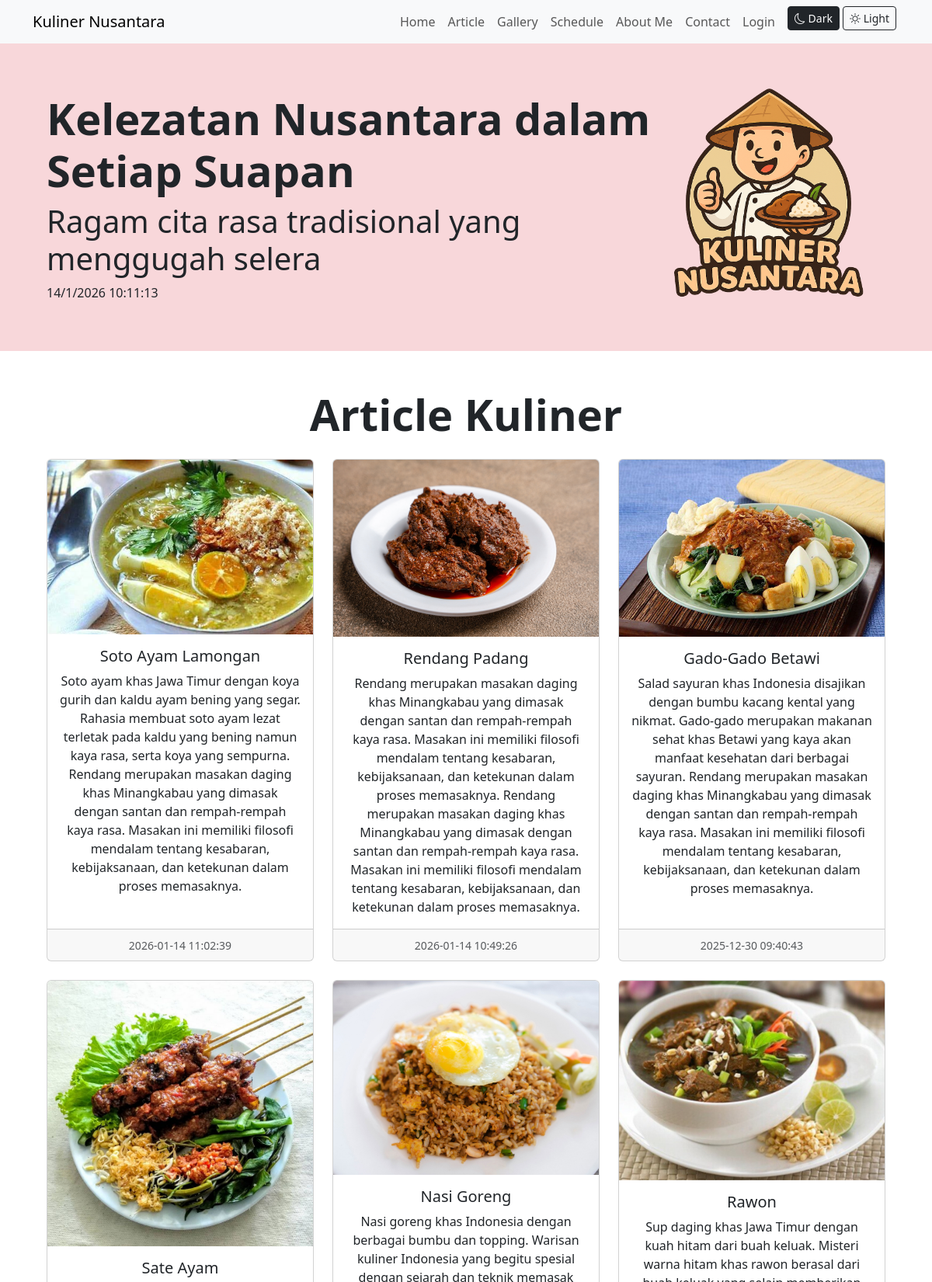
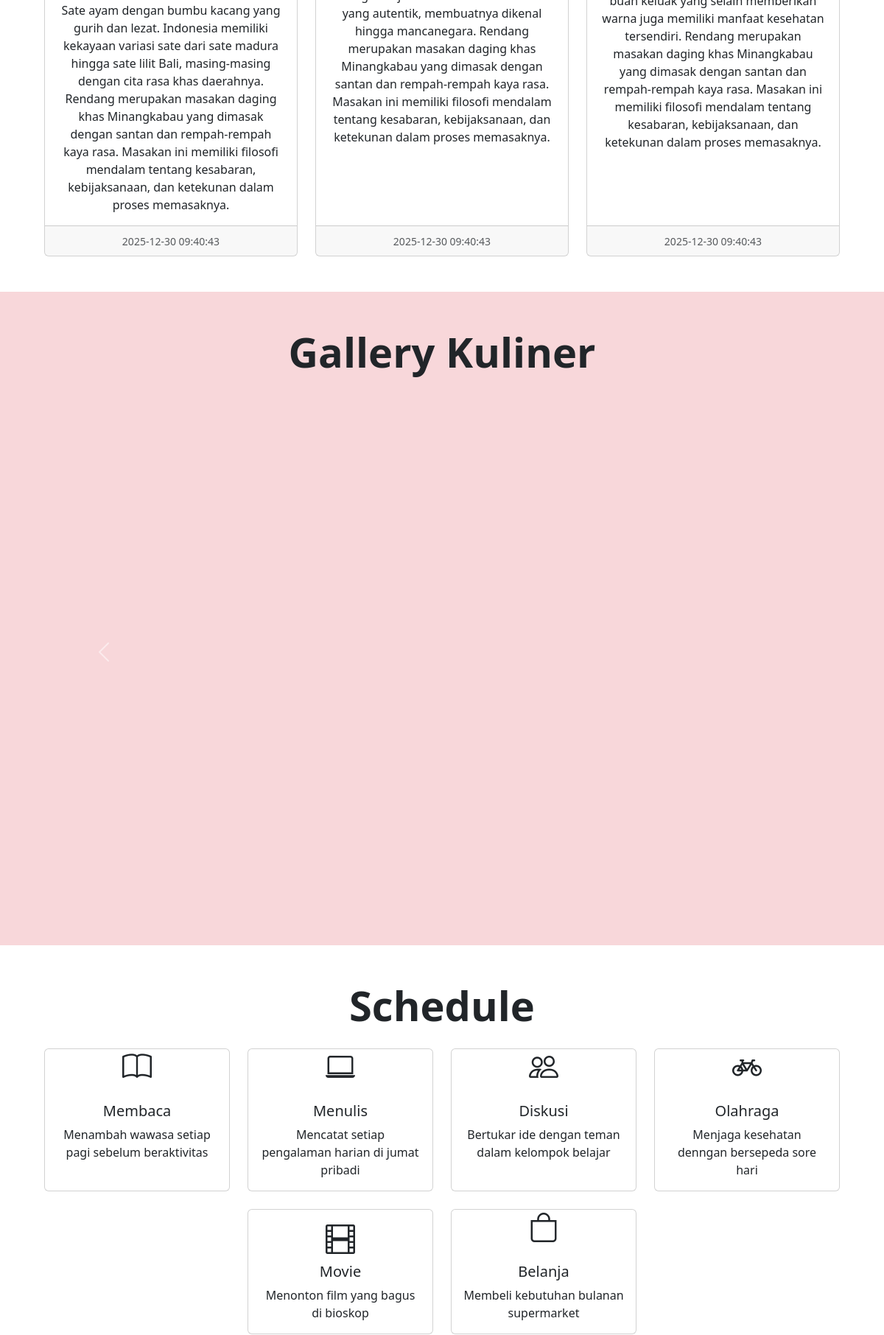
The page / (upper part) on the database its author committed (2 pictures, top to bottom).
### tables this page shows
CREATE TABLE `article` (
  `id` int(11) NOT NULL,
  `judul` text DEFAULT NULL,
  `isi` text DEFAULT NULL,
  `gambar` text DEFAULT NULL,
  `tanggal` datetime NOT NULL DEFAULT current_timestamp(),
  `username` varchar(50) DEFAULT NULL
);

CREATE TABLE `gallery` (
  `id` int(11) NOT NULL,
  `deskripsi` text NOT NULL,
  `gambar` varchar(255) DEFAULT NULL,
  `tanggal` datetime DEFAULT current_timestamp(),
  `username` varchar(50) DEFAULT NULL
);

### index.php (the view, shortened to what this page needs)
<?php
include "koneksi.php";
?>
<!DOCTYPE html>
<html lang="id">
  <head>
    <link
      rel="stylesheet"
      href="https://cdn.jsdelivr.net/npm/bootstrap-icons@1.13.1/font/bootstrap-icons.min.css"
    />
    <link
      href="https://cdn.jsdelivr.net/npm/bootstrap@5.3.8/dist/css/bootstrap.min.css"
      rel="stylesheet"
    />
  </head>
  <body>
    <nav class="navbar navbar-expand-lg bg-body-tertiary sticky-top">
      <div class="container">
        <a class="navbar-brand" href="#">Kuliner Nusantara</a>
        <div class="collapse navbar-collapse" id="navbarSupportedContent">
          <ul class="navbar-nav ms-auto mb-2 mb-lg-0 text-dark">
            <li class="nav-item">
              <a class="nav-link" href="#">Home</a>
            </li>
            <li class="nav-item">
              <a class="nav-link" href="#article">Article</a>
            </li>
            <li class="nav-item">
              <a class="nav-link" href="#gallery">Gallery</a>
            </li>
            <li class="nav-item">
              <a class="nav-link" href="#schedule">Schedule</a>
            </li>
            <li class="nav-item">
              <a class="nav-link" href="#about">About Me</a>
            </li>
            <li class="nav-item">
              <a class="nav-link" href="#contact">Contact</a>
            </li>
            <li class="nav-item">
              <a class="nav-link" href="login.php" target="_blank">Login</a>
            </li>
            <li class="nav-item ms-2">
              <button class="btn btn-dark btn-sm" onclick="setDarkTheme()">
                <i class="bi bi-moon"></i> Dark
              </button>
              <button
                class="btn btn-outline-dark btn-sm me-1"
                onclick="setLightTheme()"
              >
                <i class="bi bi-sun"></i> Light
              </button>
            </li>
          </ul>
        </div>
      </div>
    </nav>
    <section id="hero" class="text-center p-5 bg-danger-subtle text-sm-start">
      <div class="container">
        <div class="d-sm-flex flex-sm-row-reverse align-items-center">
          <img src="img/Logo Kuliner.png" class="img-fluid" width="300" />
          <div>
            <h1 class="fw-bold display-4">
              Kelezatan Nusantara dalam Setiap Suapan
            </h1>
            <h4 class="lead display-6">
              Ragam cita rasa tradisional yang menggugah selera
            </h4>
            <span id="tanggal"></span>
            <span id="jam"></span>
          </div>
        </div>
      </div>
    </section>
    <section id="article" class="text-center p-5">
      <div class="container">
        <h1 class="fw-bold display-4 pb-3">Article Kuliner</h1>
        <div class="row row-cols-1 row-cols-md-3 g-4 justify-content-center">
        <?php
        $sql = "SELECT * FROM article ORDER BY tanggal DESC";
        $hasil = $conn->query($sql);
        while($row = $hasil->fetch_assoc()){
        ?>
          <div class="col">
            <div class="card h-100">
              <img
                src="img/<?=$row['gambar'];?>"
                class="card-img-top"
                alt=""
              />
              <div class="card-body">
                <h5 class="card-title"><?=$row['judul'];?></h5>
                <p class="card-text"><?=$row['isi'];?>
                  Rendang merupakan masakan daging khas Minangkabau yang dimasak
                  dengan santan dan rempah-rempah kaya rasa. Masakan ini
                  memiliki filosofi mendalam tentang kesabaran, kebijaksanaan,
                  dan ketekunan dalam proses memasaknya.
                </p>
              </div>
              <div class="card-footer">
                <small class="text-body-secondary"><?=$row['tanggal'];?></small>
              </div>
            </div>
          </div>
          <?php
          }
          ?>
        </div>
      </div>
    </section>
    <section id="gallery" class="text-center p-5 bg-danger-subtle">
      <div class="container">
        <h1 class="fw-bold display-4 pb-3">Gallery Kuliner</h1>
        <div id="carouselExample" class="carousel slide">
          <div class="carousel-inner">
            <?php
            $sql_gallery = "SELECT * FROM gallery ORDER BY tanggal DESC LIMIT 6";
            $hasil_gallery = $conn->query($sql_gallery);
            $active = true;
            while($row_gallery = $hasil_gallery->fetch_assoc()) {
            ?>
            <div class="carousel-item <?= $active ? 'active' : '' ?>">
              <img
                src="img/<?= $row_gallery['gambar'] ?>"
                class="d-block w-100"
                style="height: 700px; object-fit: cover;"
                alt="<?= htmlspecialchars($row_gallery['deskripsi']) ?>"
              />
            </div>
            <?php
              $active = false;
            }
            ?>
          </div>
          <button
            class="carousel-control-prev"
            type="button"
            data-bs-target="#carouselExample"
            data-bs-slide="prev"
          >
            <span class="carousel-control-prev-icon" aria-hidden="true"></span>
          </button>
          <button
            class="carousel-control-next"
            type="button"
            data-bs-target="#carouselExample"
            data-bs-slide="next"
          >
            <span class="carousel-control-next-icon" aria-hidden="true"></span>
          </button>
        </div>
      </div>
    </section>
    <section id="schedule" class="text-center p-5">
      <div class="container">
        <h1 class="fw-bold display-4 pb-3">Schedule</h1>
        <div class="row justify-content-center">
          <div class="col-12 col-sm-6 col-lg-3 mb-4">
            <div class="card h-100">
              <h1 class="icon"><i class="bi bi-book"></i></h1>
              <div class="card-body">
                <h5 class="card-title">Membaca</h5>
                <p class="card-text">
                  Menambah wawasa setiap pagi sebelum beraktivitas
                </p>
              </div>
            </div>
          </div>
          <div class="col-12 col-sm-6 col-lg-3 mb-4">
            <div class="card h-100">
              <h1 class="icon"><i class="bi bi-laptop"></i></h1>
              <div class="card-body">
                <h5 class="card-title">Menulis</h5>
                <p class="card-text">
                  Mencatat setiap pengalaman harian di jumat pribadi
                </p>
              </div>
            </div>
          </div>
          <div class="col-12 col-sm-6 col-lg-3 mb-4">
            <div class="card h-100">
              <h1 class="icon"><i class="bi bi-people"></i></h1>
              <div class="card-body">
                <h5 class="card-title">Diskusi</h5>
                <p class="card-text">
                  Bertukar ide dengan teman dalam kelompok belajar
                </p>
              </div>
            </div>
          </div>
          <div class="col-12 col-sm-6 col-lg-3 mb-4">
            <div class="card h-100">
              <h1 class="icon"><i class="bi bi-bicycle"></i></h1>
              <div class="card-body">
                <h5 class="card-title">Olahraga</h5>
                <p class="card-text">
                  Menjaga kesehatan denngan bersepeda sore hari
                </p>
              </div>
            </div>
          </div>
          <div class="col-12 col-sm-6 col-lg-3 mb-4">
            <div class="card h-100">
              <div class="card-body">
                <h1 class="icon"><i class="bi bi-film"></i></h1>
                <h5 class="card-title">Movie</h5>
                <p class="card-text">Menonton film yang bagus di bioskop</p>
              </div>
            </div>
          </div>
          <div class="col-12 col-sm-6 col-lg-3 mb-4">
            <div class="card h-100">
              <h1 class="icon"><i class="bi bi-bag"></i></h1>
              <div class="card-body">
                <h5 class="card-title">Belanja</h5>
                <p class="card-text">Membeli kebutuhan bulanan supermarket</p>
              </div>
            </div>
          </div>
        </div>
      </div>
    </section>
  </body>
</html>

### rows shown on the page
article: gambar (picture), judul "Soto Ayam Lamongan", isi "Soto ayam khas Jawa Timur dengan koya gurih dan kaldu ayam bening yang segar. Rahasia membuat soto ayam lezat terletak pada kaldu yang bening namun kaya rasa, serta koya yang sempurna.", tanggal "2026-01-14 11:02:39"
article: gambar (picture), judul "Rendang Padang", isi "Rendang merupakan masakan daging khas Minangkabau yang dimasak dengan santan dan rempah-rempah kaya rasa. Masakan ini memiliki filosofi mendalam tentang kesabaran, kebijaksanaan, dan ketekunan dalam proses memasaknya.", tanggal "2026-01-14 10:49:26"
article: gambar (picture), judul "Gado-Gado Betawi", isi "Salad sayuran khas Indonesia disajikan dengan bumbu kacang kental yang nikmat. Gado-gado merupakan makanan sehat khas Betawi yang kaya akan manfaat kesehatan dari berbagai sayuran.", tanggal "2025-12-30 09:40:43"
article: gambar (picture), judul "Sate Ayam", isi "Sate ayam dengan bumbu kacang yang gurih dan lezat. Indonesia memiliki kekayaan variasi sate dari sate madura hingga sate lilit Bali, masing-masing dengan cita rasa khas daerahnya.", tanggal "2025-12-30 09:40:43"
article: gambar (picture), judul "Nasi Goreng", isi "Nasi goreng khas Indonesia dengan berbagai bumbu dan topping. Warisan kuliner Indonesia yang begitu spesial dengan sejarah dan teknik memasak yang autentik, membuatnya dikenal hingga mancanegara.", tanggal "2025-12-30 09:40:43"
article: gambar (picture), judul "Rawon", isi "Sup daging khas Jawa Timur dengan kuah hitam dari buah keluak. Misteri warna hitam khas rawon berasal dari buah keluak yang selain memberikan warna juga memiliki manfaat kesehatan tersendiri.", tanggal "2025-12-30 09:40:43"
gallery: gambar (picture)
